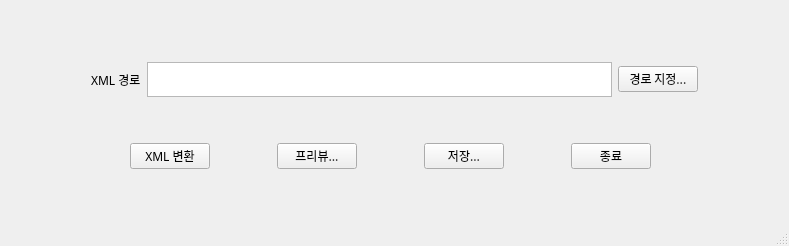
<?xml version="1.0" encoding="UTF-8"?>
<ui version="4.0">
 <class>MainWindow</class>
 <widget class="QMainWindow" name="MainWindow">
  <property name="geometry">
   <rect>
    <x>0</x>
    <y>0</y>
    <width>789</width>
    <height>246</height>
   </rect>
  </property>
  <property name="sizePolicy">
   <sizepolicy hsizetype="Fixed" vsizetype="Fixed">
    <horstretch>0</horstretch>
    <verstretch>0</verstretch>
   </sizepolicy>
  </property>
  <property name="font">
   <font>
    <family>Apple SD Gothic Neo</family>
   </font>
  </property>
  <property name="windowTitle">
   <string>MainWindow</string>
  </property>
  <widget class="QWidget" name="centralwidget">
   <widget class="QWidget" name="horizontalLayoutWidget">
    <property name="geometry">
     <rect>
      <x>90</x>
      <y>60</y>
      <width>611</width>
      <height>41</height>
     </rect>
    </property>
    <layout class="QHBoxLayout" name="xmlLayout">
     <property name="leftMargin">
      <number>1</number>
     </property>
     <property name="topMargin">
      <number>2</number>
     </property>
     <property name="rightMargin">
      <number>3</number>
     </property>
     <property name="bottomMargin">
      <number>4</number>
     </property>
     <item>
      <widget class="QLabel" name="xmlLabel">
       <property name="text">
        <string>XML 경로</string>
       </property>
      </widget>
     </item>
     <item>
      <widget class="QPlainTextEdit" name="xmlPathText">
       <property name="undoRedoEnabled">
        <bool>false</bool>
       </property>
       <property name="readOnly">
        <bool>true</bool>
       </property>
      </widget>
     </item>
     <item>
      <widget class="QPushButton" name="locateButton">
       <property name="text">
        <string>경로 지정...</string>
       </property>
      </widget>
     </item>
    </layout>
   </widget>
   <widget class="QWidget" name="horizontalLayoutWidget_2">
    <property name="geometry">
     <rect>
      <x>130</x>
      <y>140</y>
      <width>521</width>
      <height>32</height>
     </rect>
    </property>
    <layout class="QHBoxLayout" name="buttonLayout">
     <item>
      <widget class="QPushButton" name="xmlConversionButton">
       <property name="text">
        <string>XML 변환</string>
       </property>
      </widget>
     </item>
     <item>
      <spacer name="horizontalSpacer">
       <property name="orientation">
        <enum>Qt::Horizontal</enum>
       </property>
       <property name="sizeHint" stdset="0">
        <size>
         <width>40</width>
         <height>20</height>
        </size>
       </property>
      </spacer>
     </item>
     <item>
      <widget class="QPushButton" name="previewButton">
       <property name="text">
        <string>프리뷰...</string>
       </property>
      </widget>
     </item>
     <item>
      <spacer name="horizontalSpacer_2">
       <property name="orientation">
        <enum>Qt::Horizontal</enum>
       </property>
       <property name="sizeHint" stdset="0">
        <size>
         <width>40</width>
         <height>20</height>
        </size>
       </property>
      </spacer>
     </item>
     <item>
      <widget class="QPushButton" name="saveButton">
       <property name="text">
        <string>저장...</string>
       </property>
      </widget>
     </item>
     <item>
      <spacer name="horizontalSpacer_3">
       <property name="orientation">
        <enum>Qt::Horizontal</enum>
       </property>
       <property name="sizeHint" stdset="0">
        <size>
         <width>40</width>
         <height>20</height>
        </size>
       </property>
      </spacer>
     </item>
     <item>
      <widget class="QPushButton" name="quitButton">
       <property name="text">
        <string>종료</string>
       </property>
      </widget>
     </item>
    </layout>
   </widget>
  </widget>
  <widget class="QStatusBar" name="statusbar"/>
 </widget>
 <resources/>
 <connections>
  <connection>
   <sender>saveButton</sender>
   <signal>clicked()</signal>
   <receiver>MainWindow</receiver>
   <slot>close()</slot>
   <hints>
    <hint type="sourcelabel">
     <x>482</x>
     <y>165</y>
    </hint>
    <hint type="destinationlabel">
     <x>394</x>
     <y>132</y>
    </hint>
   </hints>
  </connection>
 </connections>
</ui>
